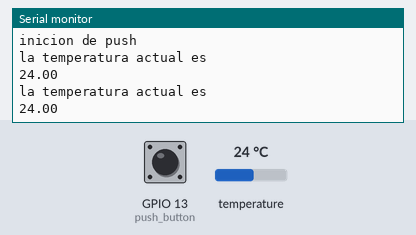
The sketch below on a simulated ESP32. On the bench: the last lines printed to the serial monitor. Inputs (shaded band) come from the test bench; at power-on: GPIO 13 (push_button) LOW, temperature 24 °C.

Above: at 2.3 s.
2.4 s: GPIO 13 (push_button) pulled HIGH for 1 s
At 3.7 s:
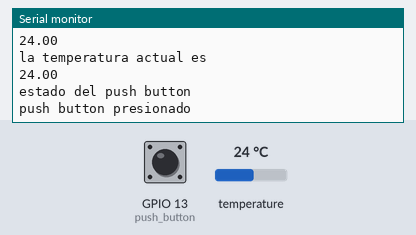
4.9 s: temperature set to 12 °C
At 6.9 s:
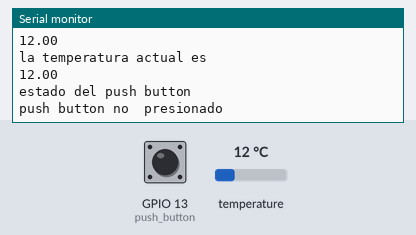
10.8 s: temperature set to 19 °C
At 11.6 s:
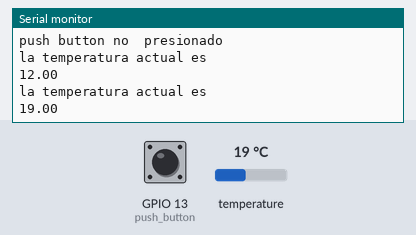
Timing chart, 0 to 13.8 s (numbered marks = the images above; inputs shaded):
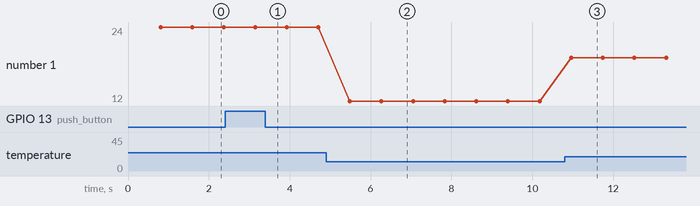

The sketch:

temp_y_push.ino
```cpp
/*
 * Fundacion Kinal
 * Centro educativo tecnico laboral Kinal
 * Electronica
 * Grado: Quinto
 * Sección: A
 * Curso: Taller de electronica digital y reparación de computadoras I
 * Nombre: lenin toc
 * Carnet: 2019363
 * Proyecto: Uso de interrupciones de temporizador por medio de Ticker
*/

//Librerias
#include <Ticker.h>
#include <OneWire.h>
#include <DallasTemperature.h>


//Directivas de preprocesador
#define push_button 13


//Funciones de ISR
void isr_temp(void);
void isr_push(void);


//Variables
volatile static bool estado_temp;
volatile static bool estado_push;

//Constructores
Ticker isr_accion_temp(isr_temp, 10);
Ticker isr_accion_push(isr_push, 3000);
OneWire ourWire(2);
DallasTemperature sensors(&ourWire);

//void set up
  void setup() {
  Serial.begin(19200);
  sensors.begin();
  isr_accion_temp.start();
  Serial.println("inicio de sensor temp");
  pinMode(push_button, INPUT);
  digitalWrite(push_button, LOW);
  isr_accion_push.start();
  estado_push = LOW;
  Serial.println("inicion de push");
}

void loop() {
  isr_accion_temp.update();
   isr_accion_push.update();
}
void isr_push(void)
{
  estado_push = digitalRead(push_button);
  if(estado_push == HIGH){
  digitalWrite(push_button, !estado_push);
  Serial.println("estado del push button");
  Serial.println("push button presionado");
}
  if(estado_push == LOW){
  digitalWrite(push_button, !estado_push);
  Serial.println("estado del push button");
  Serial.println("push button no  presionado");
}
}
void isr_temp(void)
{
  sensors.begin();
  sensors.requestTemperatures();
  float tempC= sensors.getTempCByIndex(0);
  Serial.println("la temperatura actual es" );
  Serial.println(tempC);
  }
```

Measured:
- after the input at 2.4 s, the serial monitor: prints a new line after 0.74 s (image 1)
- after the input at 4.9 s, the serial monitor: prints a new line after 0.59 s (image 2)
- after the input at 10.8 s, the serial monitor: prints a new line after 0.17 s (image 3)
- plotted number 1: 24 → 12 after the input at 4.9 s, 12 → 19 after the input at 10.8 s
